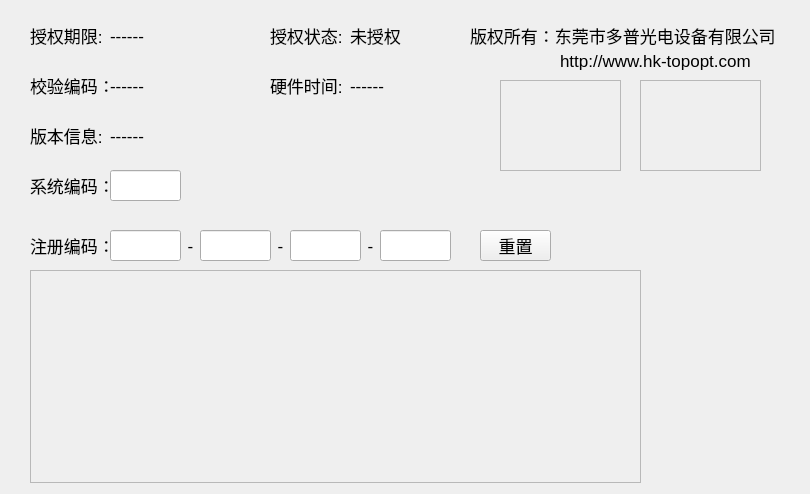
<?xml version="1.0" encoding="UTF-8"?>
<ui version="4.0">
 <class>DlgRegister</class>
 <widget class="QDialog" name="DlgRegister">
  <property name="geometry">
   <rect>
    <x>0</x>
    <y>0</y>
    <width>810</width>
    <height>494</height>
   </rect>
  </property>
  <property name="windowTitle">
   <string>TOP</string>
  </property>
  <widget class="QLabel" name="label_regtime">
   <property name="geometry">
    <rect>
     <x>30</x>
     <y>20</y>
     <width>81</width>
     <height>31</height>
    </rect>
   </property>
   <property name="font">
    <font>
     <pointsize>13</pointsize>
    </font>
   </property>
   <property name="text">
    <string>授权期限:</string>
   </property>
  </widget>
  <widget class="QLabel" name="label_regtime_show">
   <property name="geometry">
    <rect>
     <x>110</x>
     <y>20</y>
     <width>141</width>
     <height>31</height>
    </rect>
   </property>
   <property name="font">
    <font>
     <pointsize>13</pointsize>
    </font>
   </property>
   <property name="text">
    <string>------</string>
   </property>
  </widget>
  <widget class="QLabel" name="label_regstate">
   <property name="geometry">
    <rect>
     <x>270</x>
     <y>20</y>
     <width>81</width>
     <height>31</height>
    </rect>
   </property>
   <property name="font">
    <font>
     <pointsize>13</pointsize>
    </font>
   </property>
   <property name="text">
    <string>授权状态:</string>
   </property>
  </widget>
  <widget class="QLabel" name="label_regstate_show">
   <property name="geometry">
    <rect>
     <x>350</x>
     <y>20</y>
     <width>101</width>
     <height>31</height>
    </rect>
   </property>
   <property name="font">
    <font>
     <pointsize>13</pointsize>
    </font>
   </property>
   <property name="text">
    <string>未授权</string>
   </property>
  </widget>
  <widget class="QLabel" name="label_reghardwaretime_show">
   <property name="geometry">
    <rect>
     <x>350</x>
     <y>70</y>
     <width>101</width>
     <height>31</height>
    </rect>
   </property>
   <property name="font">
    <font>
     <pointsize>13</pointsize>
    </font>
   </property>
   <property name="text">
    <string>------</string>
   </property>
  </widget>
  <widget class="QLabel" name="label_reg_hardwaretime">
   <property name="geometry">
    <rect>
     <x>270</x>
     <y>70</y>
     <width>81</width>
     <height>31</height>
    </rect>
   </property>
   <property name="font">
    <font>
     <pointsize>13</pointsize>
    </font>
   </property>
   <property name="text">
    <string>硬件时间:</string>
   </property>
  </widget>
  <widget class="QLabel" name="label_registercode">
   <property name="geometry">
    <rect>
     <x>30</x>
     <y>230</y>
     <width>81</width>
     <height>31</height>
    </rect>
   </property>
   <property name="font">
    <font>
     <pointsize>13</pointsize>
    </font>
   </property>
   <property name="text">
    <string>注册编码：</string>
   </property>
  </widget>
  <widget class="QLabel" name="label_regarrow">
   <property name="geometry">
    <rect>
     <x>180</x>
     <y>230</y>
     <width>21</width>
     <height>31</height>
    </rect>
   </property>
   <property name="font">
    <font>
     <pointsize>13</pointsize>
    </font>
   </property>
   <property name="text">
    <string>-</string>
   </property>
   <property name="alignment">
    <set>Qt::AlignCenter</set>
   </property>
  </widget>
  <widget class="QLabel" name="label_regarrow_2">
   <property name="geometry">
    <rect>
     <x>270</x>
     <y>230</y>
     <width>21</width>
     <height>31</height>
    </rect>
   </property>
   <property name="font">
    <font>
     <pointsize>13</pointsize>
    </font>
   </property>
   <property name="text">
    <string>-</string>
   </property>
   <property name="alignment">
    <set>Qt::AlignCenter</set>
   </property>
  </widget>
  <widget class="QLabel" name="label_regarrow_3">
   <property name="geometry">
    <rect>
     <x>360</x>
     <y>230</y>
     <width>21</width>
     <height>31</height>
    </rect>
   </property>
   <property name="font">
    <font>
     <pointsize>13</pointsize>
    </font>
   </property>
   <property name="text">
    <string>-</string>
   </property>
   <property name="alignment">
    <set>Qt::AlignCenter</set>
   </property>
  </widget>
  <widget class="QLabel" name="label_syscode">
   <property name="geometry">
    <rect>
     <x>30</x>
     <y>170</y>
     <width>81</width>
     <height>31</height>
    </rect>
   </property>
   <property name="font">
    <font>
     <pointsize>13</pointsize>
    </font>
   </property>
   <property name="text">
    <string>系统编码：</string>
   </property>
  </widget>
  <widget class="QPushButton" name="btn_reset">
   <property name="geometry">
    <rect>
     <x>480</x>
     <y>230</y>
     <width>71</width>
     <height>31</height>
    </rect>
   </property>
   <property name="font">
    <font>
     <pointsize>13</pointsize>
    </font>
   </property>
   <property name="focusPolicy">
    <enum>Qt::NoFocus</enum>
   </property>
   <property name="text">
    <string>重置</string>
   </property>
  </widget>
  <widget class="QLabel" name="label_systemver_show">
   <property name="geometry">
    <rect>
     <x>110</x>
     <y>120</y>
     <width>341</width>
     <height>31</height>
    </rect>
   </property>
   <property name="font">
    <font>
     <pointsize>13</pointsize>
    </font>
   </property>
   <property name="text">
    <string>------</string>
   </property>
  </widget>
  <widget class="QLabel" name="label_system_ver">
   <property name="geometry">
    <rect>
     <x>30</x>
     <y>120</y>
     <width>81</width>
     <height>31</height>
    </rect>
   </property>
   <property name="font">
    <font>
     <pointsize>13</pointsize>
    </font>
   </property>
   <property name="text">
    <string>版本信息:</string>
   </property>
  </widget>
  <widget class="QLineEdit" name="lineEdit_syscode">
   <property name="geometry">
    <rect>
     <x>110</x>
     <y>170</y>
     <width>71</width>
     <height>31</height>
    </rect>
   </property>
   <property name="alignment">
    <set>Qt::AlignCenter</set>
   </property>
  </widget>
  <widget class="QLineEdit" name="lineEdit_regcode">
   <property name="geometry">
    <rect>
     <x>110</x>
     <y>230</y>
     <width>71</width>
     <height>31</height>
    </rect>
   </property>
   <property name="alignment">
    <set>Qt::AlignCenter</set>
   </property>
  </widget>
  <widget class="QLineEdit" name="lineEdit_regcode_2">
   <property name="geometry">
    <rect>
     <x>200</x>
     <y>230</y>
     <width>71</width>
     <height>31</height>
    </rect>
   </property>
   <property name="alignment">
    <set>Qt::AlignCenter</set>
   </property>
  </widget>
  <widget class="QLineEdit" name="lineEdit_regcode_3">
   <property name="geometry">
    <rect>
     <x>290</x>
     <y>230</y>
     <width>71</width>
     <height>31</height>
    </rect>
   </property>
   <property name="alignment">
    <set>Qt::AlignCenter</set>
   </property>
  </widget>
  <widget class="QLineEdit" name="lineEdit_regcode_4">
   <property name="geometry">
    <rect>
     <x>380</x>
     <y>230</y>
     <width>71</width>
     <height>31</height>
    </rect>
   </property>
   <property name="alignment">
    <set>Qt::AlignCenter</set>
   </property>
  </widget>
  <widget class="QLabel" name="label_law">
   <property name="geometry">
    <rect>
     <x>470</x>
     <y>20</y>
     <width>311</width>
     <height>31</height>
    </rect>
   </property>
   <property name="font">
    <font>
     <pointsize>13</pointsize>
    </font>
   </property>
   <property name="text">
    <string>版权所有：东莞市多普光电设备有限公司</string>
   </property>
  </widget>
  <widget class="QLabel" name="label_law_2">
   <property name="geometry">
    <rect>
     <x>560</x>
     <y>50</y>
     <width>221</width>
     <height>21</height>
    </rect>
   </property>
   <property name="font">
    <font>
     <pointsize>13</pointsize>
    </font>
   </property>
   <property name="text">
    <string>http://www.hk-topopt.com</string>
   </property>
  </widget>
  <widget class="QFrame" name="frame_logo">
   <property name="geometry">
    <rect>
     <x>500</x>
     <y>80</y>
     <width>121</width>
     <height>91</height>
    </rect>
   </property>
   <property name="styleSheet">
    <string notr="true">border-image: url(:/images/image/logo.png);</string>
   </property>
   <property name="frameShape">
    <enum>QFrame::StyledPanel</enum>
   </property>
   <property name="frameShadow">
    <enum>QFrame::Raised</enum>
   </property>
  </widget>
  <widget class="QFrame" name="frame_scancode">
   <property name="geometry">
    <rect>
     <x>640</x>
     <y>80</y>
     <width>121</width>
     <height>91</height>
    </rect>
   </property>
   <property name="styleSheet">
    <string notr="true">border-image: url(:/images/image/scancode.jpg);</string>
   </property>
   <property name="frameShape">
    <enum>QFrame::StyledPanel</enum>
   </property>
   <property name="frameShadow">
    <enum>QFrame::Raised</enum>
   </property>
  </widget>
  <widget class="QLabel" name="label_checkcode">
   <property name="geometry">
    <rect>
     <x>30</x>
     <y>70</y>
     <width>81</width>
     <height>31</height>
    </rect>
   </property>
   <property name="font">
    <font>
     <pointsize>13</pointsize>
    </font>
   </property>
   <property name="text">
    <string>校验编码：</string>
   </property>
  </widget>
  <widget class="QLabel" name="label_checknum_show">
   <property name="geometry">
    <rect>
     <x>110</x>
     <y>70</y>
     <width>141</width>
     <height>31</height>
    </rect>
   </property>
   <property name="font">
    <font>
     <pointsize>13</pointsize>
    </font>
   </property>
   <property name="text">
    <string>------</string>
   </property>
  </widget>
  <widget class="QFrame" name="frame_keyboard">
   <property name="geometry">
    <rect>
     <x>30</x>
     <y>270</y>
     <width>611</width>
     <height>213</height>
    </rect>
   </property>
   <property name="frameShape">
    <enum>QFrame::StyledPanel</enum>
   </property>
   <property name="frameShadow">
    <enum>QFrame::Raised</enum>
   </property>
  </widget>
 </widget>
 <resources/>
 <connections/>
</ui>
